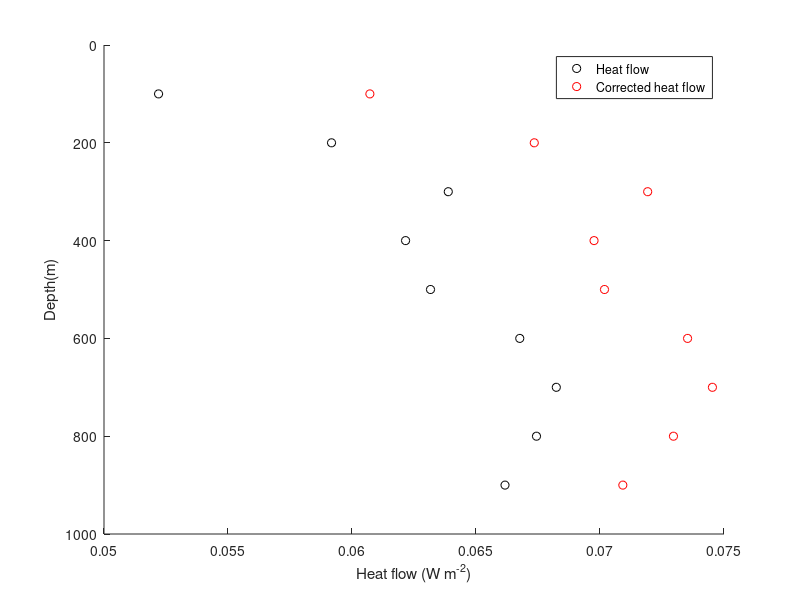
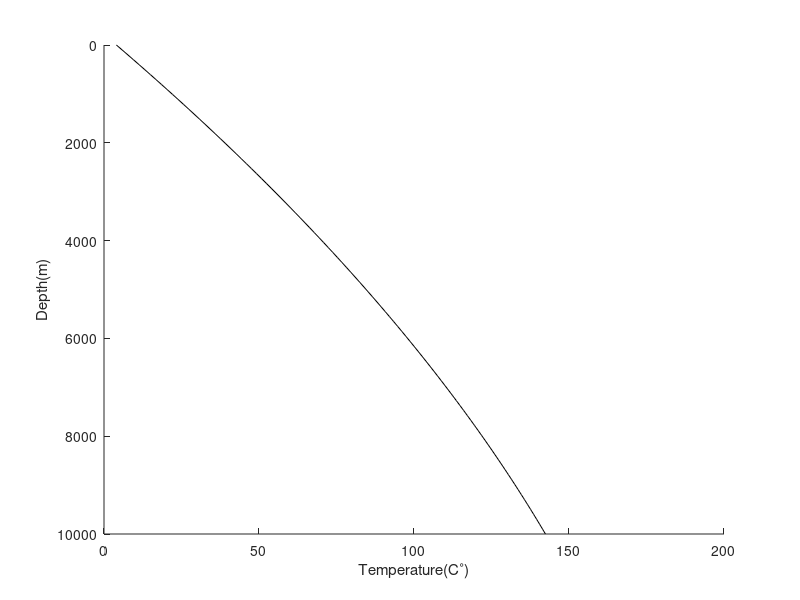
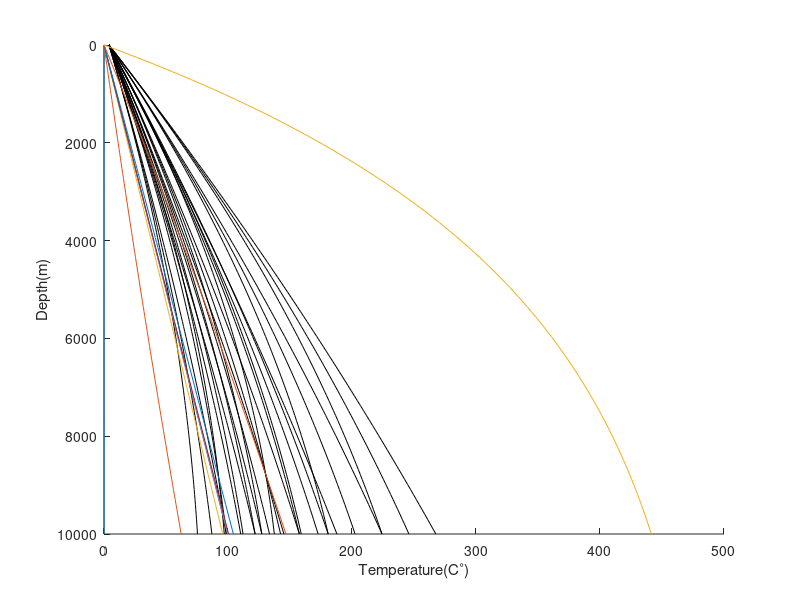

Write the MATLAB code that produced these figures, in order.
clear all
load('TvsD.mat')%(TvsD(:,1) = temperature, TvsD(:,2) = depth )(degs C, meters)
load('CvsD.mat')%(CvsD(:,1) = conductivity, CvsD(:,2) = depth )(W/(m⋅K), meters)
%a)
%Calculate heat flow for layers of 100 m up to 900 m
layer_width = 100;%m
Depth = zeros(9,1);
DeltaT = zeros(9,1);
ThCond = zeros(9,1);
Heatflow = zeros(9,1);
gradT = zeros(9,1);
for n=1:9
    clear temp_TvsD temp_CvsD
    lb = n*layer_width-layer_width;
    ub = n*layer_width;
    Depth(n,:)=ub;
    temp_TvsD=TvsD((TvsD(:,2)> lb)&(TvsD(:,2)<= ub),:);%values between lb < D <= ub
    temp_CvsD=CvsD((CvsD(:,2)> lb)&(CvsD(:,2)<= ub),:);
    DeltaT(n,:)=temp_TvsD(end,1)-temp_TvsD(1,1);%temperature difference in the layer
    ThCond(n,:) = mean(temp_CvsD(:,1));%Average of the measured conductivities for each step
    gradT(n,:)  = DeltaT(n,:)/layer_width;
    Heatflow(n,:) = gradT(n,:)*ThCond(n,:);% heat flow for a step
end
disp('   Delta T|Conductivity|Heatflow')
disp([DeltaT ThCond Heatflow])
figure(1)
hold on
plot(abs(Heatflow),Depth,'ko')
set(gca, 'YDir','reverse')
ylabel('Depth(m)')
xlabel('Heat flow (W m^{-2})')
ylim([0,1000])

%b)

% Depth = linspace(0,15000)';
DeltaT2 = 5;%C
s=1.5e-6;%m2s-1
t2=11e3*365*24*60*60;
t1=100e3*365*24*60*60;
DeltaTzt = DeltaT2.*(erfc(Depth./sqrt(4*s*t2))-erfc(Depth./sqrt(4*s*t1)));
Deltagzt = -DeltaT2.*((pi*s*t1)^(-0.5)*exp(-Depth.^2/(4*s*t1))-(pi*s*t2)^(-0.5)*exp(-Depth.^2/(4*s*t2)));
% plot(Depth,DeltaTzt,'k')
% plot(Depth,Deltagzt,'k')
% xlabel('Depth(m)')
% ylabel('Gradient change (mK/m)')
Heatflow_cor  = ThCond.*Deltagzt+Heatflow
plot(Heatflow_cor,Depth,'ro')
hold off
legend('Heat flow','Corrected heat flow')
ylim([0,1000])
%% 2
z = linspace(0,1e4)';
Q0 = Heatflow_cor(1);
Lambda = mean(CvsD(:,1));
T0=4;%C
A=3e-6;%Wm^-3
T = T0 + (Q0/Lambda).*z-(A/(2*Lambda)).*z.^2;
figure(2)
hold on
plot(T,z,'k-')
set(gca, 'YDir','reverse')
ylabel('Depth(m)')
xlabel('Temperature(C^\circ)')
%b)
Q0b = [Q0-10e-3 Q0 Q0+10e-3];%Varied heat flow +-10mWm^-2
Lambdab = [Lambda-1 Lambda Lambda+1];%Varied thermal conductivity +-1Wm^1K^-1
Ab =  [A-1e-6 A A+1e-6];
nn = 1;
figure(3)
hold on
for i=1:3
    for j=1:3
        for k=1:3
            Tb(:,nn) = T0 + (Q0b(i)/Lambdab(j)).*z-(Ab(k)/(2*Lambdab(j))).*z.^2;
            plot(Tb(:,nn),z,'k')
            nn=nn+1;
        end
    end
end
set(gca, 'YDir','reverse')
ylabel('Depth(m)')
xlabel('Temperature(C^\circ)')

%% 3
clear all
L = 50e3;%m
TL = 500;%C
u = [-1e4 -1e3 -1e2 -1e1 -1 1 1e1 1e2 1e3 1e4]'/((1e+6)*360*24*60*60)';%m/s
z = linspace(0,10e3);
s=1.5e-6;%m2s-1, I will use this value from 1.
T=(TL*(1-exp(-u*z/s))./(1-exp(-u*L/s)))';
plot(T,z)
set(gca, 'YDir','reverse')
% set(gca, 'XScale', 'log')
ylabel('Depth(m)')
xlabel('Temperature(C^\circ)')
%b)
ThCond = 2.5;
Tb = T(:,6);
grad = diff(Tb)./diff(z');






